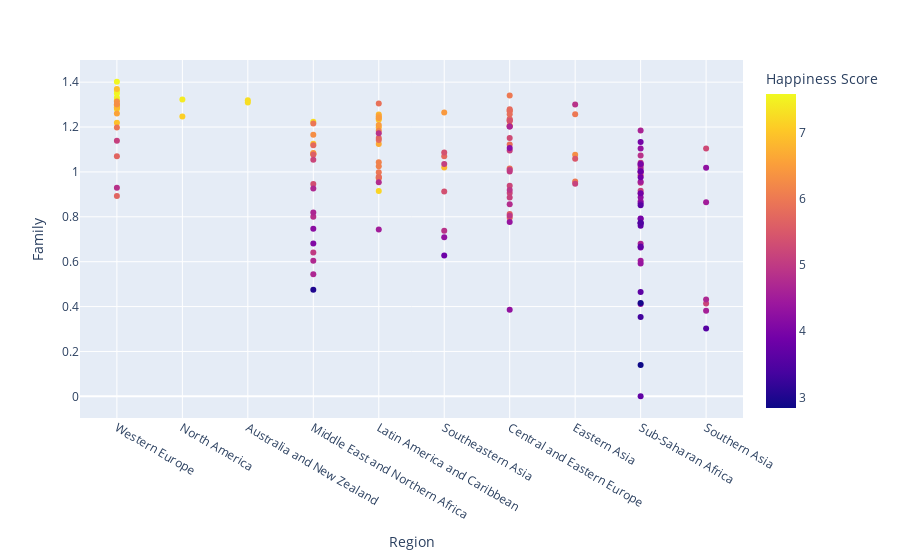

Here is the notebook cell this chart was saved with:
### Code cell
import plotly.express as px
plt.figure(figsize=(15,7))
GDP = px.scatter(df,x= 'Region', y = 'Family',color = 'Happiness Score')
GDP.show()

### Figure 1 — Plotly figure (JSON) as saved in the notebook; plotly's stock layout.template omitted (floating-point values rounded to 4 significant figures; data arrays with more than 128 entries replaced by an {"elided": "..."} marker saying what was removed)
{"data": [{"hovertemplate": "Region=%{x}<br>Family=%{y}<br>Happiness Score=%{marker.color}<extra></extra>", "legendgroup": "", "marker": {"color": {"elided": "158 float values"}, "coloraxis": "coloraxis", "symbol": "circle"}, "mode": "markers", "name": "", "orientation": "v", "showlegend": false, "type": "scatter", "x": {"elided": "158 str values"}, "xaxis": "x", "y": {"elided": "158 float values"}, "yaxis": "y"}], "layout": {"coloraxis": {"colorbar": {"title": {"text": "Happiness Score"}}, "colorscale": [[0, "#0d0887"], [0.1111, "#46039f"], [0.2222, "#7201a8"], [0.3333, "#9c179e"], [0.4444, "#bd3786"], [0.5556, "#d8576b"], [0.6667, "#ed7953"], [0.7778, "#fb9f3a"], [0.8889, "#fdca26"], [1, "#f0f921"]]}, "legend": {"tracegroupgap": 0}, "margin": {"t": 60}, "xaxis": {"anchor": "y", "domain": [0, 1], "title": {"text": "Region"}}, "yaxis": {"anchor": "x", "domain": [0, 1], "title": {"text": "Family"}}}}
